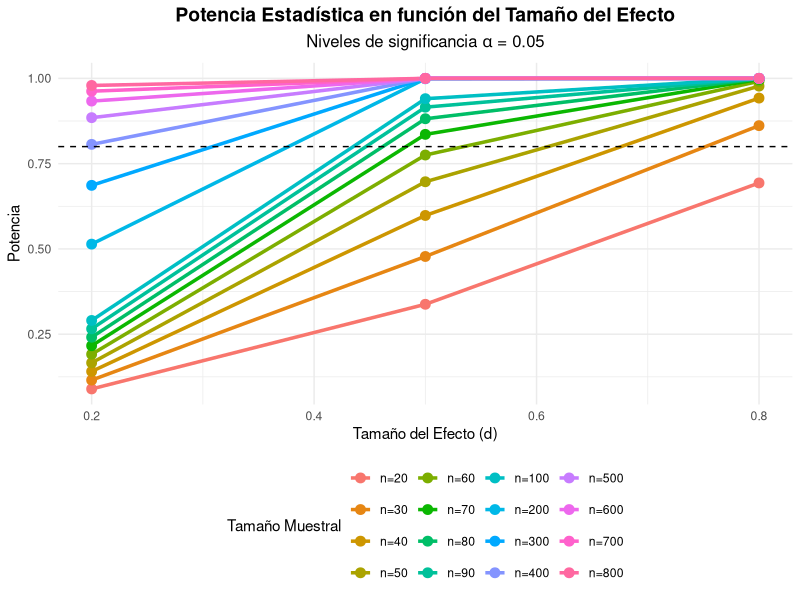

This figure's R source:
# Cargar librerías necesarias
library(ggplot2)
library(dplyr)

# Parámetros de la simulación
alpha <- 0.05  # Nivel de significancia
n_values <- c(20, 30, 40, 50, 60, 70, 80, 90, 100, 200, 300, 400, 500, 600, 700, 800)  # Tamaños muestrales
effect_sizes <- c(0.2, 0.5, 0.8)  # Tamaños del efecto (pequeño, mediano, grande)

# Crear un data frame vacío para almacenar los resultados
power_results <- expand.grid(n = n_values, d = effect_sizes)
power_results$power <- NA  # Inicializar la columna de potencia

# Calcular la potencia para cada combinación de tamaño muestral y tamaño del efecto
for (i in 1:nrow(power_results)) {
  power_results$power[i] <- power.t.test(n = power_results$n[i], 
                                         delta = power_results$d[i], 
                                         sd = 1, 
                                         sig.level = alpha, 
                                         type = "two.sample", 
                                         alternative = "two.sided")$power
}

# Convertir el tamaño de muestra en factor para etiquetar curvas
power_results$n <- factor(power_results$n, levels = n_values, 
                          labels = paste0("n=", n_values))

# Generar el gráfico con ggplot2
plot_potencia <- ggplot(power_results, aes(x = d, y = power, color = n, group = n)) +
  geom_line(size = 1.2) +
  geom_point(size = 3) +
  geom_hline(yintercept = 0.8, linetype = "dashed", color = "black") + 
  labs(title = "Potencia Estadística en función del Tamaño del Efecto",
       subtitle = expression(paste("Niveles de significancia ", alpha, " = 0.05")),
       x = "Tamaño del Efecto (d)",
       y = "Potencia",
       color = "Tamaño Muestral") +
  theme_minimal() +
  theme(plot.title = element_text(hjust = 0.5, face = "bold", size = 14),
        plot.subtitle = element_text(hjust = 0.5, size = 12),
        legend.position = "bottom")

# Mostrar el gráfico
print(plot_potencia)

